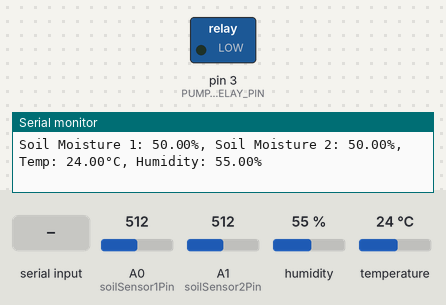
The sketch below on a simulated Arduino Uno, built with avr-gcc and run on an emulated ATmega328P. Shown: switched loads named in the sketch (green lamp = pin HIGH), the last lines printed to the serial monitor. Inputs (shaded band) come from the test bench; at power-on: A0 (soilSensor1Pin) = 512, A1 (soilSensor2Pin) = 512, humidity 55 %, temperature 24 °C.

Above: at 1.2 s.
1.3 s: "PUMP_ON\n" received over Serial
At 2.8 s:
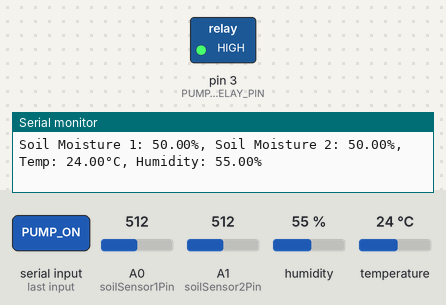
3.5 s: "PUMP_OFF\n" received over Serial
At 4.9 s:
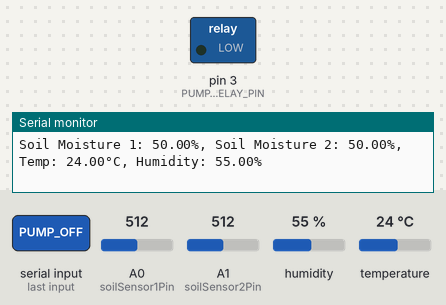
Timing chart, 0 to 6.5 s (numbered marks = the images above; inputs shaded):
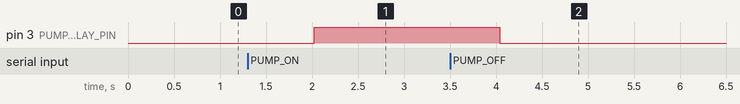

The sketch:

soil_monitor.ino
```cpp
/*
 * Arduino Soil Monitor with USB Communication
 *
 * This sketch reads soil moisture sensors and temperature,
 * then sends the data to the desktop utility via USB serial.
 * It also listens for pump control commands.
 *
 * Connections:
 * - Soil Sensor 1: A0
 * - Soil Sensor 2: A1
 * - DHT22 Temperature: Digital Pin 2
 * - Water Pump Relay: Digital Pin 3
 *
 * Baud Rate: 115200
 */

#include <DHT.h>

// Pin definitions
#define DHTPIN 2
#define DHTTYPE DHT22
#define PUMP_RELAY_PIN 3

// Sensor variables
DHT dht(DHTPIN, DHTTYPE);
int soilSensor1Pin = A0;
int soilSensor2Pin = A1;

// Calibration values (adjust based on your sensors)
const float MIN_MOISTURE = 0.0;    // Dry sensor value
const float MAX_MOISTURE = 1023.0; // Wet sensor value

// Pump control
bool pumpState = false;
bool pumpCommandReceived = false;
String pumpCommand = "";

void setup() {
  // Initialize serial communication
  Serial.begin(115200);

  // Initialize DHT sensor
  dht.begin();

  // Set up pump relay pin
  pinMode(PUMP_RELAY_PIN, OUTPUT);
  digitalWrite(PUMP_RELAY_PIN, LOW); // Start with pump off

  // Wait for serial to initialize
  while (!Serial) {
    delay(10);
  }

  Serial.println("Arduino Soil Monitor Initialized");
  Serial.println("Waiting for commands...");
}

void loop() {
  // Check for incoming commands
  checkForCommands();

  // Read sensors
  float soilMoisture1 = readSoilMoisture(soilSensor1Pin);
  float soilMoisture2 = readSoilMoisture(soilSensor2Pin);
  float temperature = readTemperature();
  float humidity = readHumidity();

  // Control pump based on commands
  handlePumpControl();

  // Create JSON data packet
  String jsonData = createJSONData(soilMoisture1, soilMoisture2, temperature, humidity);

  // Send data to desktop utility
  Serial.println(jsonData);

  // Print to serial monitor for debugging
  Serial.print("Soil Moisture 1: ");
  Serial.print(soilMoisture1);
  Serial.print("%, Soil Moisture 2: ");
  Serial.print(soilMoisture2);
  Serial.print("%, Temp: ");
  Serial.print(temperature);
  Serial.print("°C, Humidity: ");
  Serial.print(humidity);
  Serial.println("%");

  // Wait before next reading
  delay(2000); // Read every 2 seconds
}

// Read soil moisture sensor and convert to percentage
float readSoilMoisture(int sensorPin) {
  int sensorValue = analogRead(sensorPin);
  // Convert to percentage (0-100%)
  // Note: Most soil sensors give lower values when wet, higher when dry
  // This formula assumes: 0 = dry, 1023 = wet
  float percentage = map(sensorValue, MIN_MOISTURE, MAX_MOISTURE, 100.0, 0.0);

  // Clamp values to 0-100%
  if (percentage < 0) percentage = 0;
  if (percentage > 100) percentage = 100;

  return percentage;
}

// Read temperature from DHT22
float readTemperature() {
  float temp = dht.readTemperature();

  // Check if reading failed
  if (isnan(temp)) {
    Serial.println("Failed to read temperature from DHT sensor");
    return -999; // Error value
  }

  return temp;
}

// Read humidity from DHT22
float readHumidity() {
  float humidity = dht.readHumidity();

  // Check if reading failed
  if (isnan(humidity)) {
    Serial.println("Failed to read humidity from DHT sensor");
    return -999; // Error value
  }

  return humidity;
}

// Create JSON formatted data string
String createJSONData(float soilMoisture1, float soilMoisture2, float temp, float humidity) {
  String json = "{";
  json += "\"soil_moisture_1\":" + String(soilMoisture1, 2) + ",";
  json += "\"soil_moisture_2\":" + String(soilMoisture2, 2) + ",";
  json += "\"temperature\":" + String(temp, 2) + ",";
  json += "\"humidity\":" + String(humidity, 2);
  json += "}";
  return json;
}

// Check for incoming serial commands
void checkForCommands() {
  if (Serial.available() > 0) {
    String command = Serial.readStringUntil('\n');
    command.trim();

    if (command == "PUMP_ON") {
      pumpCommand = "ON";
      pumpCommandReceived = true;
      Serial.println("PUMP_COMMAND_RECEIVED: ON");
    } else if (command == "PUMP_OFF") {
      pumpCommand = "OFF";
      pumpCommandReceived = true;
      Serial.println("PUMP_COMMAND_RECEIVED: OFF");
    } else {
      Serial.println("UNKNOWN_COMMAND: " + command);
    }
  }
}

// Handle pump control based on received commands
void handlePumpControl() {
  if (pumpCommandReceived) {
    if (pumpCommand == "ON") {
      digitalWrite(PUMP_RELAY_PIN, HIGH);
      pumpState = true;
      Serial.println("PUMP_STATUS: ON");
    } else if (pumpCommand == "OFF") {
      digitalWrite(PUMP_RELAY_PIN, LOW);
      pumpState = false;
      Serial.println("PUMP_STATUS: OFF");
    }

    pumpCommandReceived = false;
    pumpCommand = "";
  }
}
```

Measured:
- after the input at 1.3 s, pin 3 (PUMP_RELAY_PIN): LOW → HIGH after 0.72 s
- after the input at 3.5 s, pin 3 (PUMP_RELAY_PIN): HIGH → LOW after 0.54 s
